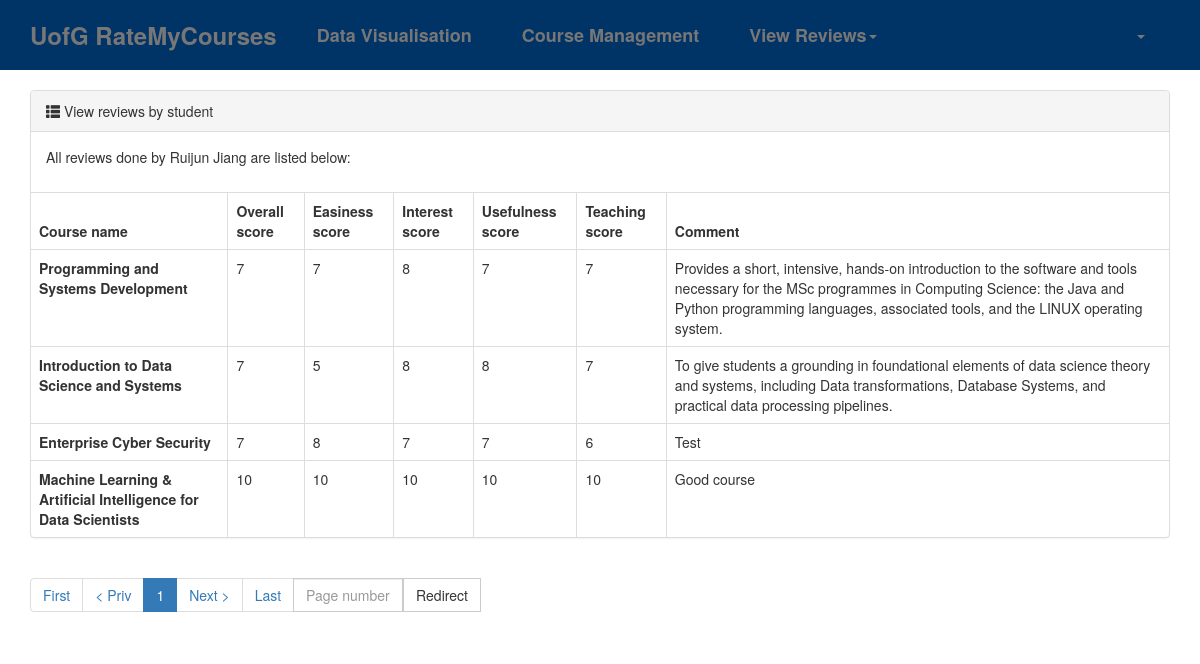
Screenshot of /4/view-reviews-student/ (signed in) with the database file from the repository.
### rmc/models.py (models this page shows)
class Student(models.Model):
    email = models.CharField(verbose_name="Email", max_length=64, null=True, blank=True)
    name = models.CharField(verbose_name="Name", max_length=32)
    password = models.CharField(verbose_name="Password", max_length=64)
    gender_choices = (
        (1, "Male"),
        (2, "Female"),
    )
    gender = models.SmallIntegerField(verbose_name="Gender", choices=gender_choices)
    age = models.IntegerField(verbose_name="Age")
    entry_date = models.DateField(verbose_name="Date of entry")
    degree_programme = models.ForeignKey(to="DegreeProgramme", to_field="name", on_delete=models.CASCADE)

class CourseReview(models.Model):
    student_id = models.ForeignKey(to="Student", to_field="id", on_delete=models.CASCADE)
    course_id = models.ForeignKey(to="Course", to_field="id", on_delete=models.CASCADE)
    overall_score = models.IntegerField(verbose_name="Overall score")
    easiness_score = models.IntegerField(verbose_name="Easiness score")
    interest_score = models.IntegerField(verbose_name="Interest score")
    usefulness_score = models.IntegerField(verbose_name="Usefulness score")
    teaching_score = models.IntegerField(verbose_name="Teaching score")
    comment = models.CharField(max_length=300, default='')

class Course(models.Model):
    name = models.CharField(verbose_name="Name", max_length=64)
    associated_degree_programmes = models.ManyToManyField(to="DegreeProgramme", related_name="degree_programme_courses")

### rmc/views/staff.py (the view)
# urls.py: path("<int:studentid>/view-reviews-student/", staff.view_reviews_student),
def view_reviews_student(request, studentid):
    reviews = models.CourseReview.objects.filter(student_id=studentid)
    for row in reviews:
        student_name = row.student_id.name
    pagination_object = Pagination(request, reviews)
    contents = {
        "student_name": student_name,
        "queryset": pagination_object.queryset_page,
        "tpl_pagination_navbar": pagination_object.tpl(),
    }
    return render(request, "view-reviews-student.html", contents)

### rmc/templates/view-reviews-student.html
{% extends "layout.html" %}
{% block content %}
    <div class="container">
        <div>
            <div class="panel panel-default">
                <div class="panel-heading">
                    <span class="glyphicon glyphicon-th-list" aria-hidden="true"></span>
                    View reviews by student
                </div>
                <div class="panel-body">
                    <p>All reviews done by {{ student_name }} are listed below:</p>
                </div>
                <table class="table table-bordered">
                    <thead>
                    <tr>
                        <th>Course name</th>
                        <th>Overall score</th>
                        <th>Easiness score</th>
                        <th>Interest score</th>
                        <th>Usefulness score</th>
                        <th>Teaching score</th>
                        <th>Comment</th>
                    </tr>
                    </thead>
                    <tbody>
                    {% for obj in queryset %}
                        <tr>
                            <th scope="row">{{ obj.course_id.name }}</th>
                            <td>{{ obj.overall_score }}</td>
                            <td>{{ obj.easiness_score }}</td>
                            <td>{{ obj.interest_score }}</td>
                            <td>{{ obj.usefulness_score }}</td>
                            <td>{{ obj.teaching_score }}</td>
                            <td>{{ obj.comment }}</td>
                        </tr>
                    {% endfor %}
                    </tbody>
                </table>
            </div>
        </div>
        <div class="clearfix">
            <ul class="pagination">
                {{ tpl_pagination_navbar }}
            </ul>
        </div>
    </div>
{% endblock %}

### rows the page displays
Student: name "Ruijun Jiang"
CourseReview: course_id.name "Programming and Systems Development", overall_score "7", easiness_score "7", interest_score "8", usefulness_score "7", teaching_score "7", comment "Provides a short, intensive, hands-on introduction to the software and tools necessary for the MSc programmes in Computing Science: the Java and Python programming languages, associated tools, and the LINUX operating system."
CourseReview: course_id.name "Introduction to Data Science and Systems", overall_score "7", easiness_score "5", interest_score "8", usefulness_score "8", teaching_score "7", comment "To give students a grounding in foundational elements of data science theory and systems, including Data transformations, Database Systems, and practical data processing pipelines."
CourseReview: course_id.name "Enterprise Cyber Security", overall_score "7", easiness_score "8", interest_score "7", usefulness_score "7", teaching_score "6", comment "Test"
CourseReview: course_id.name "Machine Learning & Artificial Intelligence for Data Scientists", overall_score "10", easiness_score "10", interest_score "10", usefulness_score "10", teaching_score "10", comment "Good course"
